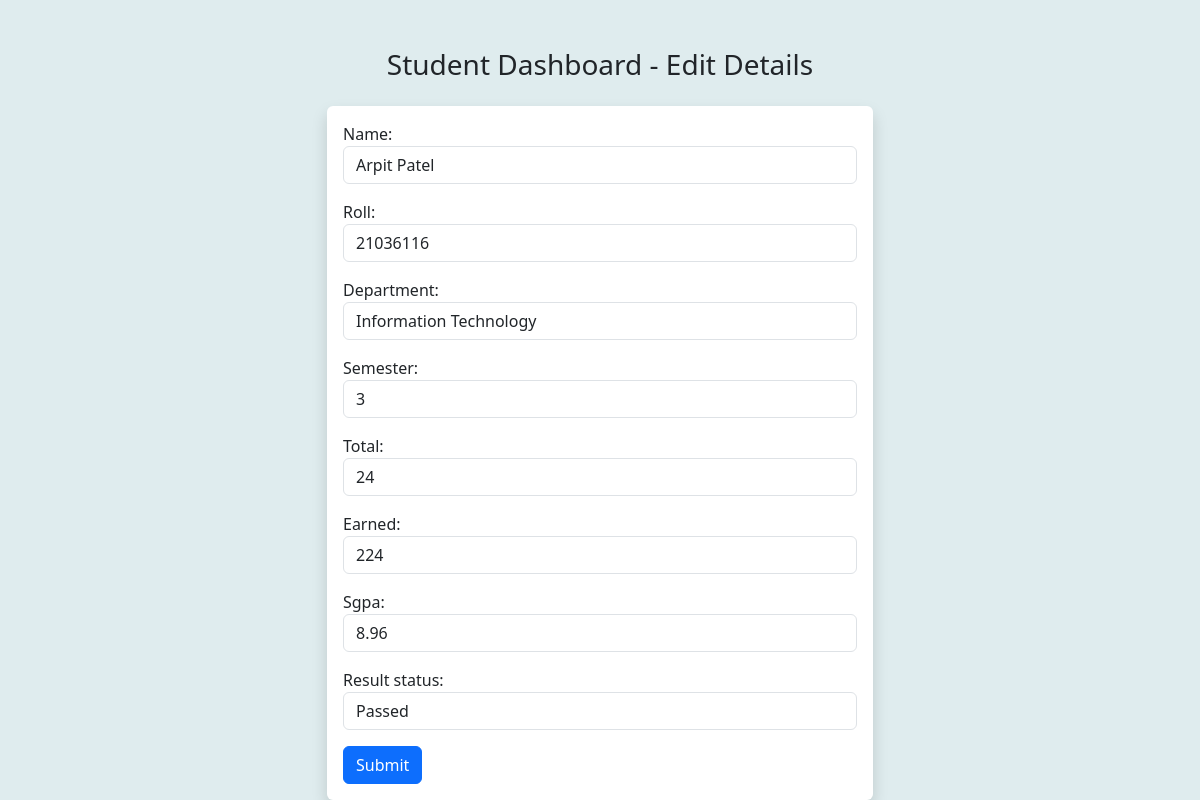
/edit-student/1/, run on the app's committed database.
### core/models.py (models this page shows)
class Student(models.Model):
    name=models.CharField(max_length=50)
    roll=models.IntegerField()
    department=models.CharField(max_length=50, default='Computer Science')
    semester=models.IntegerField(default='1')
    total=models.IntegerField(default='0')
    earned=models.IntegerField(default='0')
    sgpa=models.FloatField(default='0')
    result_status=models.CharField(max_length=10)

### core/views.py (the view, shortened to what this page needs)
# urls.py: path('edit-student/<int:id>/',Edit_Student.as_view(),name='edit-student')
class Edit_Student(View):
    def get(self,request,id):
        stu = Student.objects.get(id=id)
        fm = AddStudentForm(instance=stu)
        return render(request,'core/edit-student.html',{'form':fm})

### core/forms.py
class AddStudentForm(forms.ModelForm):
    class Meta:
        model = Student
        fields = ("name", "roll", "department", "semester","total", "earned", "sgpa", "result_status")
        widgets={
            'name':forms.TextInput(attrs={'class':'form-control'}),
            'roll':forms.NumberInput(attrs={'class':'form-control'}),
            'department':forms.TextInput(attrs={'class':'form-control'}),
            'semester':forms.NumberInput(attrs={'class':'form-control'}),
            'total':forms.NumberInput(attrs={'class':'form-control'}),
            'earned':forms.NumberInput(attrs={'class':'form-control'}),
            'sgpa':forms.NumberInput(attrs={'class':'form-control'}),
            'result_status':forms.TextInput(attrs={'class':'form-control'})
        }

### core/templates/core/edit-student.html (shortened to what this page needs)
{% extends 'core/base.html' %}
{% block main_content %}
<section class="container">
    <div class="row justify-content-around text-center mt-5">
      <div class="col-sm-12">
        <h3>Student Dashboard - Edit Details</h3>
      </div>
    </div>
    <div class="row justify-content-around mt-3">
      <div class="col-sm-6">
        <form action="" method="POST" class="bg-white p-3 rounded shadow">
              {{form.as_p}}
              <input type="submit" value="Submit" class="btn btn-primary">
        </form>
      </div>
    </div>
</section>
{% endblock main_content %}

### core/static/css/base.css (style rules this page uses)
body { background-color: rgb(223, 236, 238); }

### data on the page
Student: name "Arpit Patel", roll "21036116", department "Information Technology", semester "3", total "24", earned "224", sgpa "8.96", result_status "Passed"
